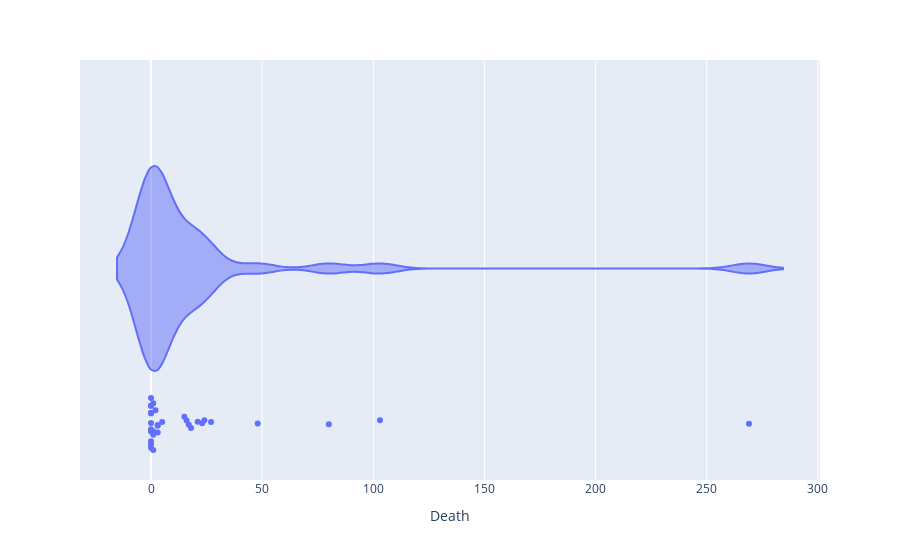

Notebook source saved alongside this figure:
### Code cell
fig=px.violin(df, x='Death' ,points='all')
fig.show()

### Figure 1 — Plotly figure (JSON) as saved in the notebook; plotly's stock layout.template omitted (floating-point values rounded to 4 significant figures)
{"data": [{"alignmentgroup": "True", "box": {"visible": false}, "hovertemplate": "Death=%{x}<extra></extra>", "legendgroup": "", "marker": {"color": "#636efa"}, "name": "", "offsetgroup": "", "orientation": "h", "points": "all", "scalegroup": "True", "showlegend": false, "type": "violin", "x": [0, 24, 0, 1, 2, 0, 0, 48, 0, 103, 3, 1, 5, 3, 17, 3, 0, 80, 269, 0, 1, 0, 1, 0, 16, 27, 18, 23, 0, 0, 21, 15], "x0": " ", "xaxis": "x", "y0": " ", "yaxis": "y"}], "layout": {"legend": {"tracegroupgap": 0}, "margin": {"t": 60}, "violinmode": "group", "xaxis": {"anchor": "y", "domain": [0, 1], "title": {"text": "Death"}}, "yaxis": {"anchor": "x", "domain": [0, 1]}}}
